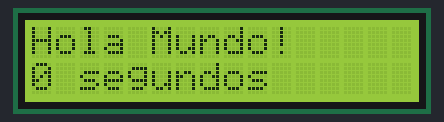
Recording of a sketch running on a simulated Arduino Uno, built with avr-gcc and run on an emulated ATmega328P. On the bench: 16×2 character LCD.

Above: at 0.1 s.
At 4.1 s:
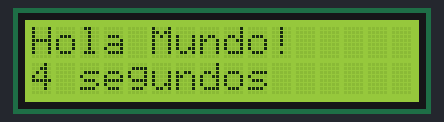
At 9.1 s:
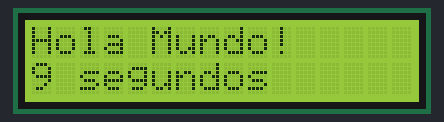
At 19.1 s:
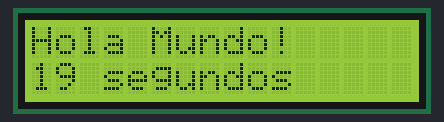
At 28.2 s:
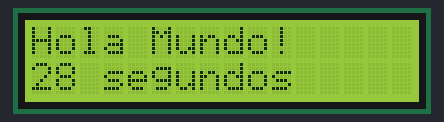
At 38.2 s:
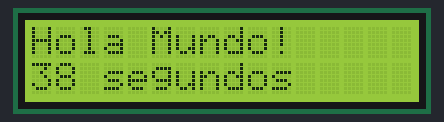

The sketch:

01_LCD_16x02.ino
```cpp
#include <LiquidCrystal.h>

/*
  Dispositivo: ninguno

  Entrada: ninguna
  Salida: LCD 16x02
*/

// Pines del display
int RS = 2, EN = 3, D4 = 4, D5 = 5, D6 = 6, D7 = 7;

// Creación del objeto tipo LiquidCrystal
LiquidCrystal lcd(RS, EN, D4, D5, D6, D7);

void setup()
{
  // Inicialización del objeto tipo LiquidCrystal
  // definiendo las dimensiones del display
  lcd.begin(16, 2);

  // Ubicación del cursor en la columna 0 y fila 0
  lcd.setCursor(0, 0);
  lcd.print("Hola Mundo!");
}

void loop()
{
  // Ubicación del cursor en la columna 0 y fila 1
  lcd.setCursor(0, 1);
  lcd.print(String(millis() / 1000) + " segundos");

  /*
    La función 'millis' retorna el número de
    milisegundos desde que la placa Arduino
    comenzó a ejecutar el programa actual.
  */

  delay(1000);
}
```

Measured:
- what the display in image 1 shows lasts 1.0 s, from 4.1 s to 5.1 s
